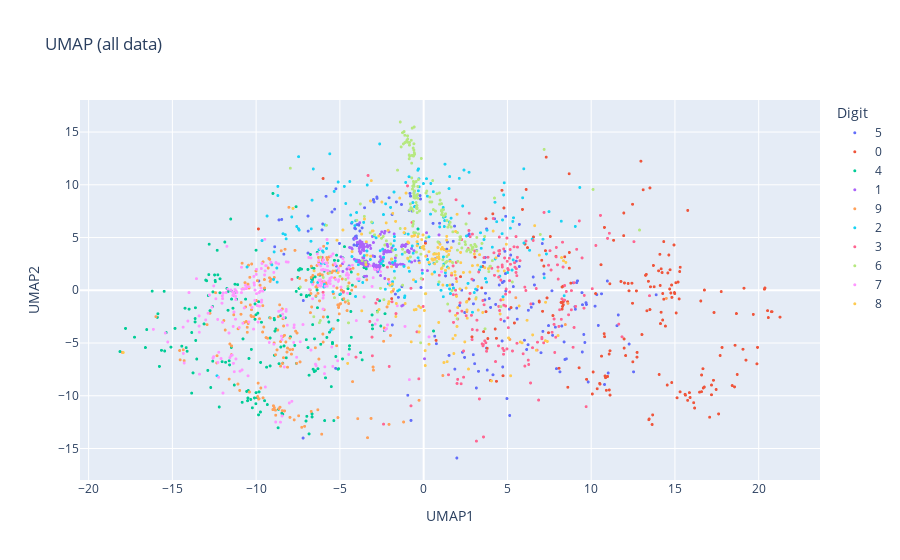

Source (notebook cell):
### Code cell
from sklearn.manifold import Isomap

def landmark_isomap(X, n_clusters=10, n_neighbors=5, n_components=2, random_state=0):
    # 1. クラスタリングでランドマーク選択
    kmeans = KMeans(n_clusters=n_clusters, random_state=random_state, n_init=10)
    kmeans.fit(X)
    landmarks = kmeans.cluster_centers_

    # 2. Landmark Isomap（ランドマークのみで学習）
    isomap_model = Isomap(n_neighbors=n_neighbors, n_components=n_components)
    isomap_model.fit(landmarks)

    # 3. 全データ射影（補間）
    X_emb = isomap_model.transform(X)
    return X_emb

X_emb = landmark_isomap(X, n_clusters=100)
fig = px.scatter(x=X_emb[:, 0], y=X_emb[:, 1], color=labels.astype(str),
                 title="UMAP (all data)",
                 labels={'x': 'UMAP1', 'y': 'UMAP2', 'color': 'Digit'})
fig.update_traces(marker=dict(size=3))
fig.show()

### Figure 1 — Plotly figure (JSON) as saved in the notebook; plotly's stock layout.template omitted (floating-point values rounded to 4 significant figures; data arrays with more than 128 entries replaced by an {"elided": "..."} marker saying what was removed)
{"data": [{"hovertemplate": "Digit=5<br>UMAP1=%{x}<br>UMAP2=%{y}<extra></extra>", "legendgroup": "5", "marker": {"color": "#636efa", "size": 3, "symbol": "circle"}, "mode": "markers", "name": "5", "showlegend": true, "type": "scattergl", "x": {"elided": "180 float values"}, "xaxis": "x", "y": {"elided": "180 float values"}, "yaxis": "y"}, {"hovertemplate": "Digit=0<br>UMAP1=%{x}<br>UMAP2=%{y}<extra></extra>", "legendgroup": "0", "marker": {"color": "#EF553B", "size": 3, "symbol": "circle"}, "mode": "markers", "name": "0", "showlegend": true, "type": "scattergl", "x": {"elided": "191 float values"}, "xaxis": "x", "y": {"elided": "191 float values"}, "yaxis": "y"}, {"hovertemplate": "Digit=4<br>UMAP1=%{x}<br>UMAP2=%{y}<extra></extra>", "legendgroup": "4", "marker": {"color": "#00cc96", "size": 3, "symbol": "circle"}, "mode": "markers", "name": "4", "showlegend": true, "type": "scattergl", "x": {"elided": "214 float values"}, "xaxis": "x", "y": {"elided": "214 float values"}, "yaxis": "y"}, {"hovertemplate": "Digit=1<br>UMAP1=%{x}<br>UMAP2=%{y}<extra></extra>", "legendgroup": "1", "marker": {"color": "#ab63fa", "size": 3, "symbol": "circle"}, "mode": "markers", "name": "1", "showlegend": true, "type": "scattergl", "x": {"elided": "220 float values"}, "xaxis": "x", "y": {"elided": "220 float values"}, "yaxis": "y"}, {"hovertemplate": "Digit=9<br>UMAP1=%{x}<br>UMAP2=%{y}<extra></extra>", "legendgroup": "9", "marker": {"color": "#FFA15A", "size": 3, "symbol": "circle"}, "mode": "markers", "name": "9", "showlegend": true, "type": "scattergl", "x": {"elided": "210 float values"}, "xaxis": "x", "y": {"elided": "210 float values"}, "yaxis": "y"}, {"hovertemplate": "Digit=2<br>UMAP1=%{x}<br>UMAP2=%{y}<extra></extra>", "legendgroup": "2", "marker": {"color": "#19d3f3", "size": 3, "symbol": "circle"}, "mode": "markers", "name": "2", "showlegend": true, "type": "scattergl", "x": {"elided": "198 float values"}, "xaxis": "x", "y": {"elided": "198 float values"}, "yaxis": "y"}, {"hovertemplate": "Digit=3<br>UMAP1=%{x}<br>UMAP2=%{y}<extra></extra>", "legendgroup": "3", "marker": {"color": "#FF6692", "size": 3, "symbol": "circle"}, "mode": "markers", "name": "3", "showlegend": true, "type": "scattergl", "x": {"elided": "191 float values"}, "xaxis": "x", "y": {"elided": "191 float values"}, "yaxis": "y"}, {"hovertemplate": "Digit=6<br>UMAP1=%{x}<br>UMAP2=%{y}<extra></extra>", "legendgroup": "6", "marker": {"color": "#B6E880", "size": 3, "symbol": "circle"}, "mode": "markers", "name": "6", "showlegend": true, "type": "scattergl", "x": {"elided": "200 float values"}, "xaxis": "x", "y": {"elided": "200 float values"}, "yaxis": "y"}, {"hovertemplate": "Digit=7<br>UMAP1=%{x}<br>UMAP2=%{y}<extra></extra>", "legendgroup": "7", "marker": {"color": "#FF97FF", "size": 3, "symbol": "circle"}, "mode": "markers", "name": "7", "showlegend": true, "type": "scattergl", "x": {"elided": "224 float values"}, "xaxis": "x", "y": {"elided": "224 float values"}, "yaxis": "y"}, {"hovertemplate": "Digit=8<br>UMAP1=%{x}<br>UMAP2=%{y}<extra></extra>", "legendgroup": "8", "marker": {"color": "#FECB52", "size": 3, "symbol": "circle"}, "mode": "markers", "name": "8", "showlegend": true, "type": "scattergl", "x": {"elided": "172 float values"}, "xaxis": "x", "y": {"elided": "172 float values"}, "yaxis": "y"}], "layout": {"legend": {"title": {"text": "Digit"}, "tracegroupgap": 0}, "title": {"text": "UMAP (all data)"}, "xaxis": {"anchor": "y", "domain": [0, 1], "title": {"text": "UMAP1"}}, "yaxis": {"anchor": "x", "domain": [0, 1], "title": {"text": "UMAP2"}}}}
